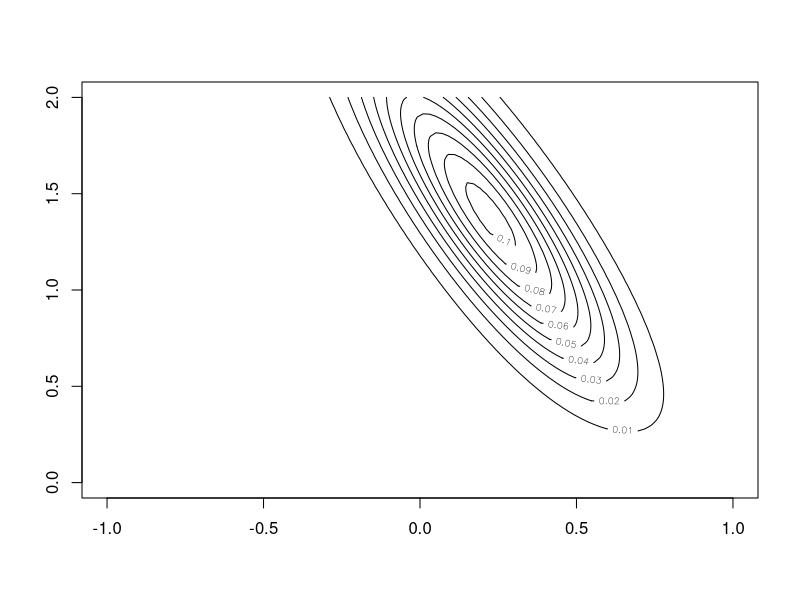
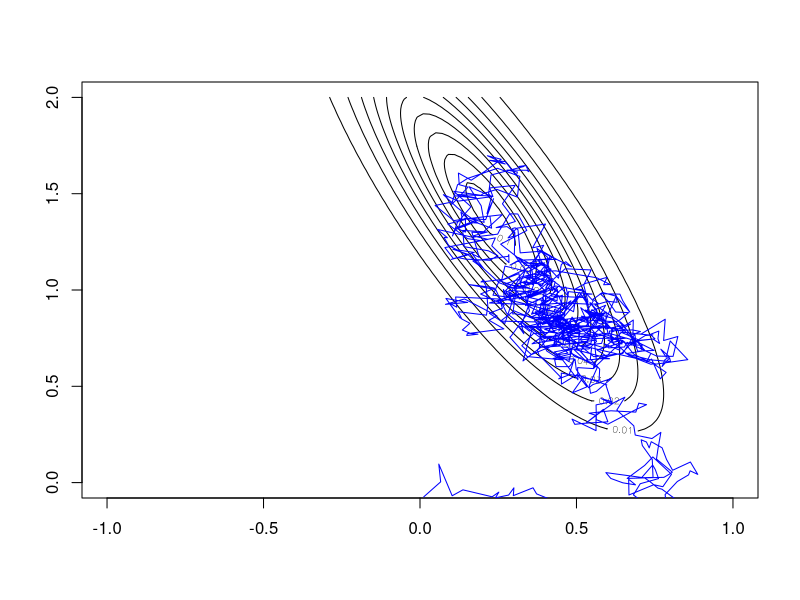
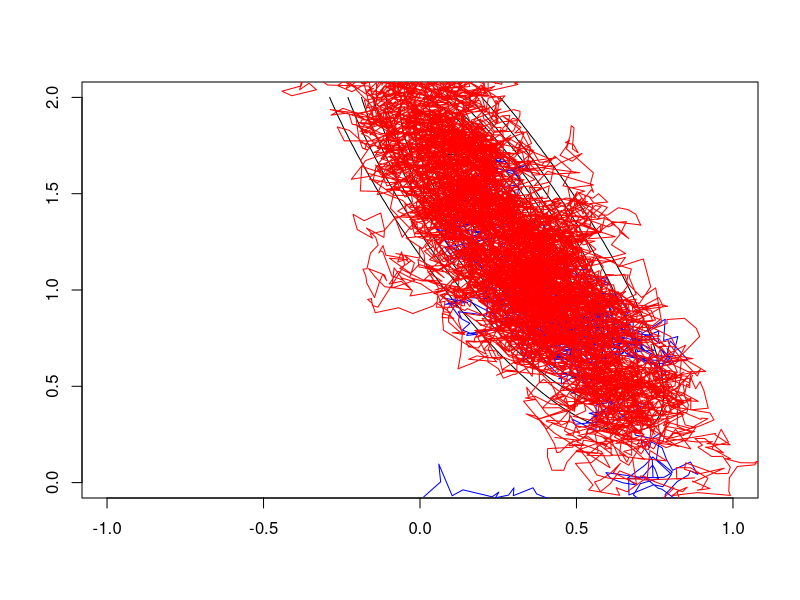
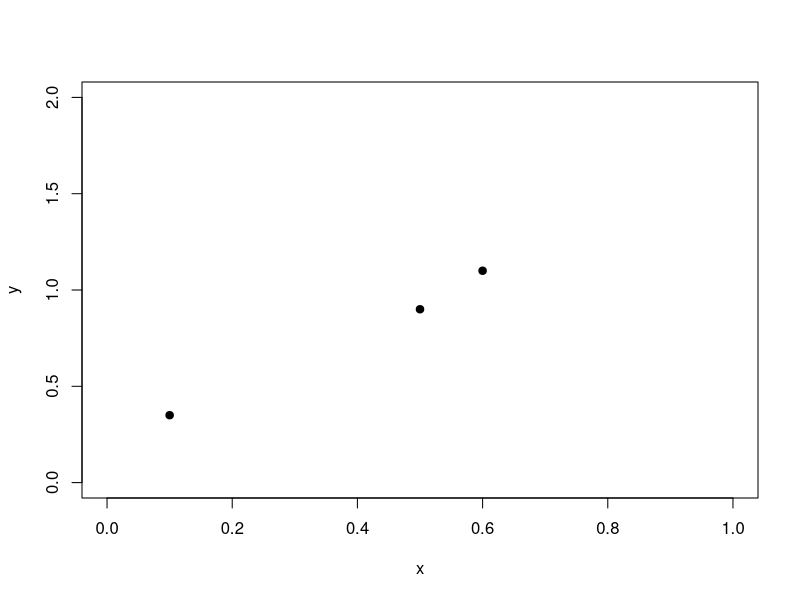
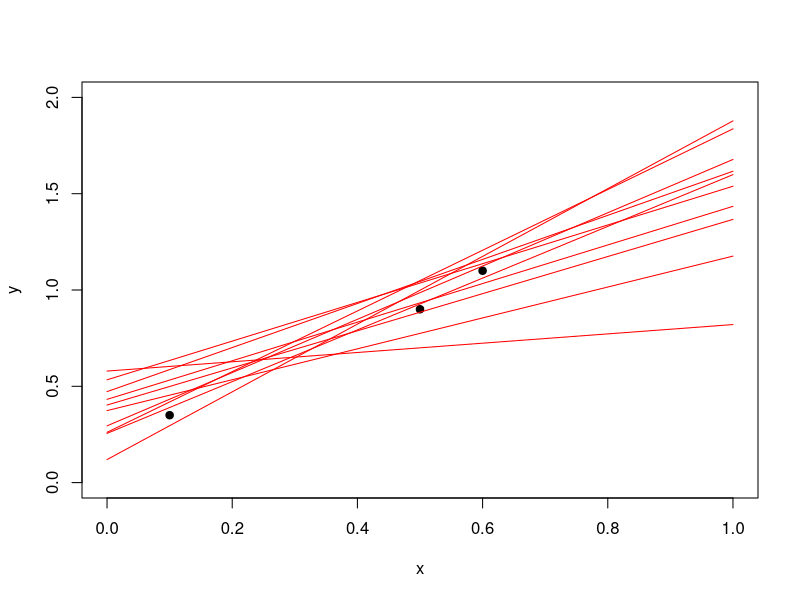
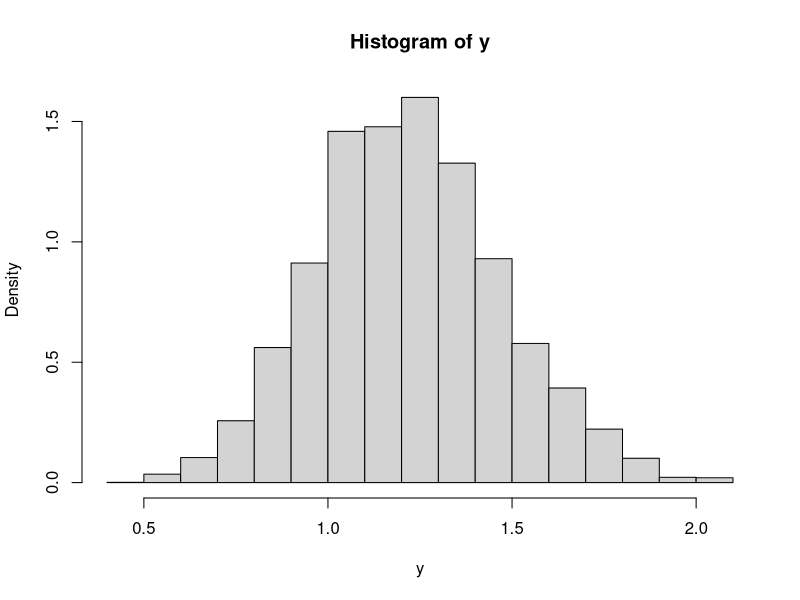

Write R code to recreate these figures, in order.
pe <- function (e, sigma.e) {exp(-0.5*(e/sigma.e)^2)/sigma.e/sqrt(2*pi)}
pyx <- function (y, x, a.0, a.1, sigma.e) {pe(y - (a.0 + a.1*x), sigma.e)}
pa.0 <- function (a.0) {exp(-0.5*a.0^2)/sqrt(2*pi)}
pa.1 <- function (a.1) {a.1*exp(-a.1)}
psigma.e <- function (sigma.e) {sigma.e*exp(-sigma.e)}

data.y <- c(0.35, 0.9, 1.1)
data.x <- c(0.1, 0.5, 0.6)

L <- function (a.0, a.1, sigma.e) {pyx (data.y[1], data.x[1], a.0, a.1, sigma.e) * 
                                   pyx (data.y[2], data.x[2], a.0, a.1, sigma.e) * 
                                   pyx (data.y[3], data.x[3], a.0, a.1, sigma.e)}
P <- function (a.0, a.1, sigma.e) {L(a.0, a.1, sigma.e) * pa.0(a.0) * pa.1(a.1) * psigma.e(sigma.e)}

L2 <- function (a.0, a.1) {L (a.0, a.1, 0.25)}
P2 <- function (a.0, a.1) {L(a.0, a.1, 0.25) * pa.0(a.0) * pa.1(a.1) * psigma.e(0.25)}

a.0 <- seq (-1, 1, length=100)
a.1 <- seq (0, 2, length=100)
z  <- outer (a.0, a.1, Vectorize (P2))
svg ("proportional_target.svg")
contour (x=a.0, y=a.1, z)
dev.off ()

Q <- function (a.0, a.1) {rnorm (2, mean=c(a.0, a.1), sd=0.05)}

mcmc.sequence <- function (n, p0) {
  a.0 <- vector (length=n)
  a.1 <- vector (length=n)
  a.0[1] <- p0[1]
  a.1[1] <- p0[2]
  for (i in 2:n) {
    p1 <- Q (p0[1], p0[2])
    r <- L2 (p1[1], p1[2]) / L2 (p0[1], p0[2])
    if (r > 1 || r > runif(1)) {p0 <- p1}
    a.0[i] <- p0[1]
    a.1[i] <- p0[2]
  }
  list (x=a.0, y=a.1)
}

p0 <- Q(0, 0)

a.initial <- mcmc.sequence (1000, p0)
svg ("target+initial-sequence.svg")
contour (x=a.0, y=a.1, z)
lines (a.initial, col="blue")
dev.off ()

a.subsequent <- mcmc.sequence (10000, c(a.initial$x[1000], a.initial$y[1000]))
svg ("target+initial+subsequent-sequence.svg")
contour (x=a.0, y=a.1, z)
lines (a.initial, col="blue")
lines (a.subsequent, col="red")
dev.off ()

svg ("data.svg")
plot (c(0, 1), c(0, 2), type="n", xlab="x", ylab="y")
points (x=data.x, y=data.y, col="black", pch=19)
dev.off ()

svg ("data+random-lines.svg")
plot (c(0, 1), c(0, 2), type="n", xlab="x", ylab="y")
points (x=data.x, y=data.y, col="black", pch=19)
for (i in (1:10)*1000) {lines (x=c(0, 1), y=c(a.subsequent$x[i], a.subsequent$x[i] + a.subsequent$y[i]), col="red")}
dev.off ()

x <- 0.75
y <- vector (length=10000)
for (i in 1:10000) {y[i] <- a.subsequent$x[i] + a.subsequent$y[i]*x}
svg ("y-histogram.svg")
hist (y, freq=F)
dev.off ()
